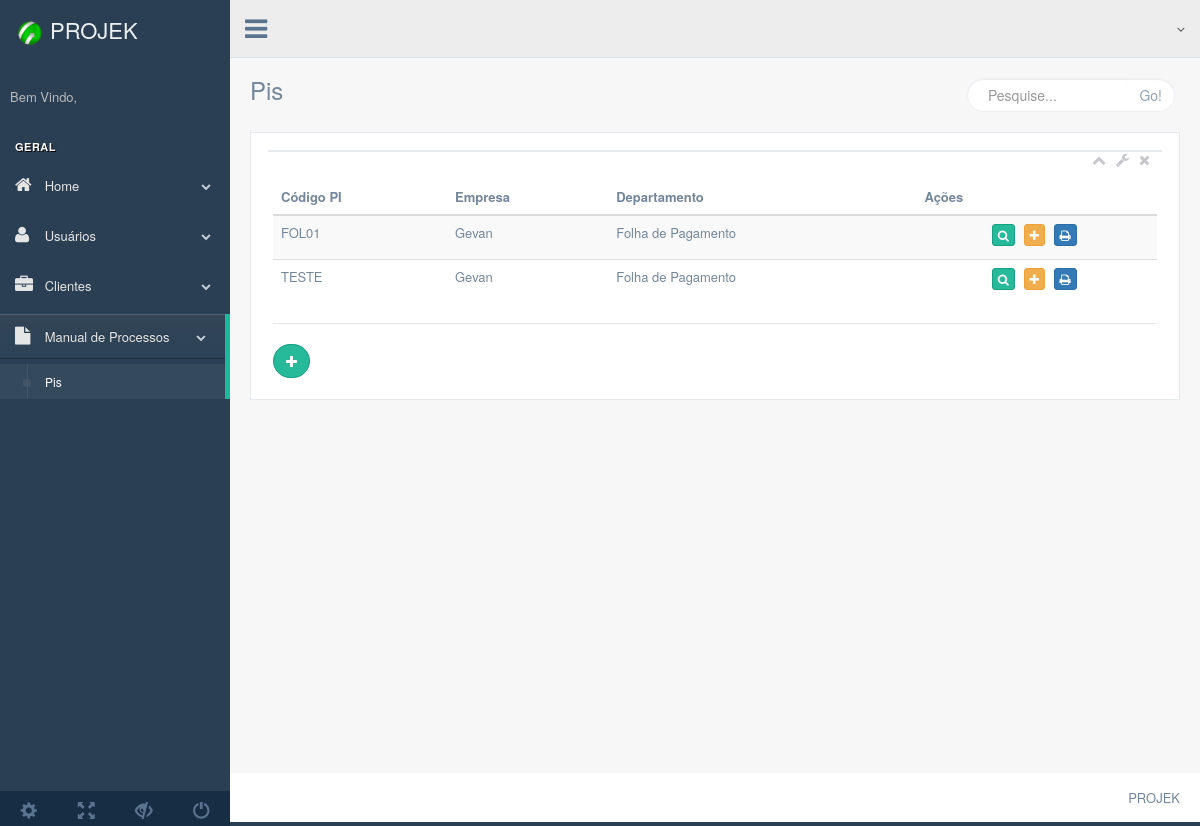
The app's page /production/php/clientes/pis.php with its own data.
### tables this page shows
CREATE TABLE `pis` (
  `id_departamento` int(11) DEFAULT NULL,
  `cod_pi` varchar(20) NOT NULL,
  `data_revisado` varchar(255) DEFAULT NULL,
  `id_consultor` int(11) DEFAULT NULL,
  `id_gestor_pi` int(11) DEFAULT NULL
);

CREATE TABLE `clientes` (
  `id_cliente` int(11) NOT NULL,
  `nome` varchar(255) DEFAULT NULL
);

CREATE TABLE `departamentos` (
  `id_departamento` int(11) NOT NULL,
  `id_cliente` int(11) DEFAULT NULL,
  `nome` varchar(255) DEFAULT NULL
);

### production/php/bancos/banco-pis.php (called while the page is built, shortened)
<?php
function listaPis($conexao){
  $clientes = array();
    $query = "select  * from pis";
    $resultado = mysqli_query($conexao, $query);
    while ($cliente = mysqli_fetch_assoc($resultado)) {
      array_push($clientes, $cliente);
    }
    return $clientes;
}

### production/php/bancos/banco-departamento.php (called while the page is built, shortened)
<?php
function  buscaDepartamento($conexao , $id_departamento){
    $query = "select  * from departamentos where id_departamento = $id_departamento";
    $resultado = mysqli_query($conexao, $query);
    $departamento = mysqli_fetch_assoc($resultado);
    return $departamento;
}
?>

### production/php/bancos/banco-cliente.php (called while the page is built, shortened)
<?php
function  buscaCliente($conexao , $id_cliente){
    $query = "select  * from clientes where id_cliente = $id_cliente";
    $resultado = mysqli_query($conexao, $query);
    $cliente = mysqli_fetch_assoc($resultado);
    return $cliente;
}

### production/php/clientes/pis.php (the view, shortened to what this page needs)
<?php include "../bancos/conecta.php";?>
<?php include "../bancos/banco-cliente.php";?>
<?php include "../bancos/banco-departamento.php";?>
<?php include "../bancos/banco-pis.php";?>
<?php
  $pis = listaPis($conexao);
?>
<!DOCTYPE html>
<html lang="en">
  <head>
    <link href="../../../vendors/bootstrap/dist/css/bootstrap.min.css" rel="stylesheet">
    <link href="../../../vendors/font-awesome/css/font-awesome.min.css" rel="stylesheet">
    <link href="../../../vendors/nprogress/nprogress.css" rel="stylesheet">
    <link href="../../../vendors/iCheck/skins/flat/green.css" rel="stylesheet">
    <link href="../../../vendors/datatables.net-bs/css/dataTables.bootstrap.min.css" rel="stylesheet">
    <link href="../../../vendors/datatables.net-buttons-bs/css/buttons.bootstrap.min.css" rel="stylesheet">
    <link href="../../../vendors/datatables.net-fixedheader-bs/css/fixedHeader.bootstrap.min.css" rel="stylesheet">
    <link href="../../../vendors/datatables.net-responsive-bs/css/responsive.bootstrap.min.css" rel="stylesheet">
    <link href="../../../vendors/datatables.net-scroller-bs/css/scroller.bootstrap.min.css" rel="stylesheet">
    <link rel="stylesheet" type="text/css" href="../../../vendors/bootstrap-notify-3.1.3/dist/bootstrap-notify.js">
    <link href="../../../build/css/custom.min.css" rel="stylesheet">
  </head>
  <body class="nav-md">
    <div class="container body">
      <div class="main_container">
        <div class="col-md-3 left_col">
          <div class="left_col scroll-view">
            <div class="navbar nav_title" style="border: 0;">
              <a href="../index/index2.php" class="site_title"><img src="../../images/botao.png" width="40" right="40" ><span>PROJEK</span></a>
            </div>
            <div class="profile clearfix">
              <div class="profile_info">
                <span>Bem Vindo,</span>
              </div>
            </div>
            <br />
            <div id="sidebar-menu" class="main_menu_side hidden-print main_menu">
              <div class="menu_section">
                <h3>Geral</h3>
                <ul class="nav side-menu">
                  <li><a><i class="fa fa-home"></i> Home<span class="fa fa-chevron-down"></span></a>
                  </li>
                  <li><a><i class="fa fa-user"></i> Usuários<span class="fa fa-chevron-down"></span></a>
                  </li>
                  <li><a><i class="fa fa-briefcase"></i> Clientes<span class="fa fa-chevron-down"></span></a>
                  </li>
                  <li><a><i class="fa fa-file"></i> Manual de Processos<span class="fa fa-chevron-down"></span></a>
                    <ul class="nav child_menu">
                      <li><a href="pis.php">Pis</a></li>
                    </ul>
                  </li>
                </ul>
              </div>
            </div>
            <div class="sidebar-footer hidden-small">
              <a data-toggle="tooltip" data-placement="top" title="Settings">
                <span class="glyphicon glyphicon-cog" aria-hidden="true"></span>
              </a>
              <a data-toggle="tooltip" data-placement="top" title="FullScreen">
                <span class="glyphicon glyphicon-fullscreen" aria-hidden="true"></span>
              </a>
              <a data-toggle="tooltip" data-placement="top" title="Lock">
                <span class="glyphicon glyphicon-eye-close" aria-hidden="true"></span>
              </a>
              <a data-toggle="tooltip" data-placement="top" title="Logout" href="login.html">
                <span class="glyphicon glyphicon-off" aria-hidden="true"></span>
              </a>
            </div>
          </div>
        </div>
        <div class="top_nav">
          <div class="nav_menu">
            <nav>
              <div class="nav toggle">
                <a id="menu_toggle"><i class="fa fa-bars"></i></a>
              </div>
              <ul class="nav navbar-nav navbar-right">
                <li class="">
                  <a href="javascript:;" class="user-profile dropdown-toggle" data-toggle="dropdown" aria-expanded="false">
                    <span class=" fa fa-angle-down"></span>
                  </a>
                </li>
                <li role="presentation" class="dropdown">
                  <a href="javascript:;" class="dropdown-toggle info-number" data-toggle="dropdown" aria-expanded="false"></a>
                </li>
              </ul>
            </nav>
          </div>
        </div>
        <div class="right_col" role="main">
          <div class="">
            <div class="page-title">
              <div class="title_left"><h3>Pis</h3></div>
              <div class="title_right">
                <div class="col-md-5 col-sm-5 col-xs-12 form-group pull-right top_search">
                  <div class="input-group">
                    <input type="text" class="form-control" placeholder="Pesquise...">
                      <span class="input-group-btn">
                        <button class="btn btn-default" type="button">Go!</button>
                      </span>
                  </div>
                </div>
              </div>
            </div>
            <div class="clearfix"></div>
            <div class="row">
              <div class="col-md-12 col-sm-12 col-xs-12">
                <div class="x_panel">
                  <div class="x_title">
                    <ul class="nav navbar-right panel_toolbox">
                      <li><a class="collapse-link"><i class="fa fa-chevron-up"></i></a> </li>
                      <li class="dropdown">
                        <a href="#" class="dropdown-toggle" data-toggle="dropdown" role="button" aria-expanded="false"><i class="fa fa-wrench"></i></a>
                      </li>
                      <li><a class="close-link"><i class="fa fa-close"></i></a></li>
                    </ul>
                  </div>
                  <div class="clearfix"></div>
                  <div class="x_content">
                    <div class="row">
                      <div class="col-md-12 col-sm-12 col-xs-12">
                        <table id="tabela" class="table table-striped">
                          <thead>
                            <tr>
                              <th>Código PI</th>
                              <th>Empresa</th>
                              <th>Departamento</th>
                              <th>Ações</th>
                            </tr>
                          </thead>
                          <tbody>
                            <?php
                              foreach ($pis as  $pi) {
                                $departamento = buscaDepartamento($conexao, $pi['id_departamento']);
                                $cliente = buscaCliente($conexao, $departamento['id_cliente']);
                            ?>
                            <tr>
                              <td><?=$pi['cod_pi']?></td>
                              <td><?=$cliente['nome']?></td>
                              <td><?=$departamento['nome']?></td>
                              <td align="center">
                                <a href="../profiles/pi-profile.php?cod_pi=<?=$pi['cod_pi']?>"><button class="btn btn-success btn-xs"><i class="fa fa-search"></i></button></a>
                                <a href="../forms/form-macroprocesso.php?cod_pi=<?=$pi['cod_pi']?>"><button class="btn btn-warning btn-xs"><i class="fa fa-plus"></i></button></a>
                                <a href="../imprime/imprime-pi.php?cod_pi=<?=$pi['cod_pi']?>"><button class="btn btn-primary btn-xs"><i class="fa fa-print"></i></button></a>
                              </td>
                            </tr>
                            <?php
                              }
                            ?>
                          </tbody>
                        </table>
                        <div class="ln_solid"></div>
                          <a class="btn btn-success btn-round" style="" href="../forms/form-cliente.php?"><i class="fa fa-plus"></i></a>
                        </div>
                      </div>
                    </div>
                  </div>
                </div>
              </div>
            </div>
          </div>
        </div>
        <footer>
          <div class="pull-right">
            PROJEK
          </div>
          <div class="clearfix"></div>
        </footer>
      </div>
  </body>
</html>

### records on screen
pis: cod_pi "FOL01", clientes.nome "Gevan", id_departamento.nome "Folha de Pagamento"
pis: cod_pi "TESTE", clientes.nome "Gevan", id_departamento.nome "Folha de Pagamento"
